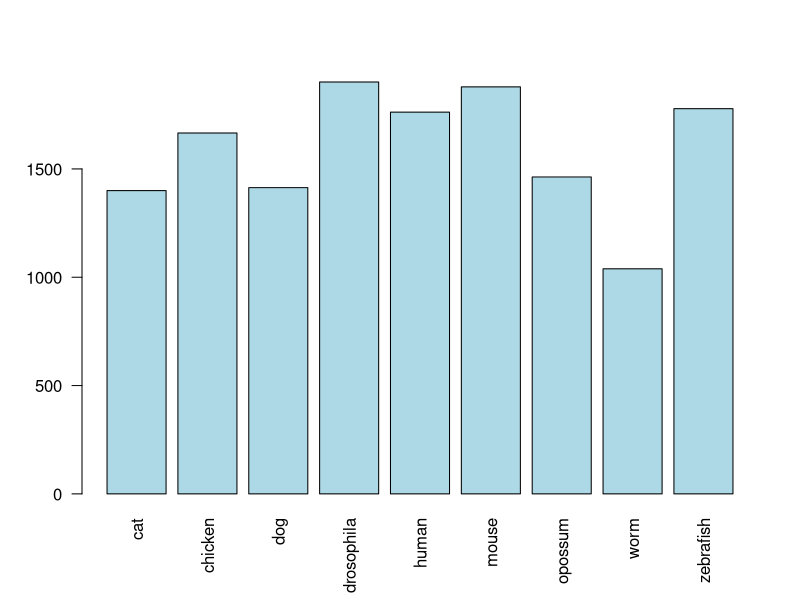

Source code (R):

# Change working directory to the Introduction page
setwd("/Users/tm582/Desktop/part2_project/R Introduction")

#insert data using read.table
genomes<-read.table("genomes.txt", row.names=1, header=TRUE)
#to get more info on data
dim(genomes)
#column names
colnames(genomes)
#row names
rownames(genomes)
#summarise data in a table/dataframe
summary(genomes)
#adding column of average transcript lengths of all available genomes.
genomes$Average.transcript.length<-genomes$Transcripts.length/genomes$Transcripts
#plot
barplot(genomes$Average.transcript.length, names.arg=rownames(genomes), col='lightblue',las=2)

